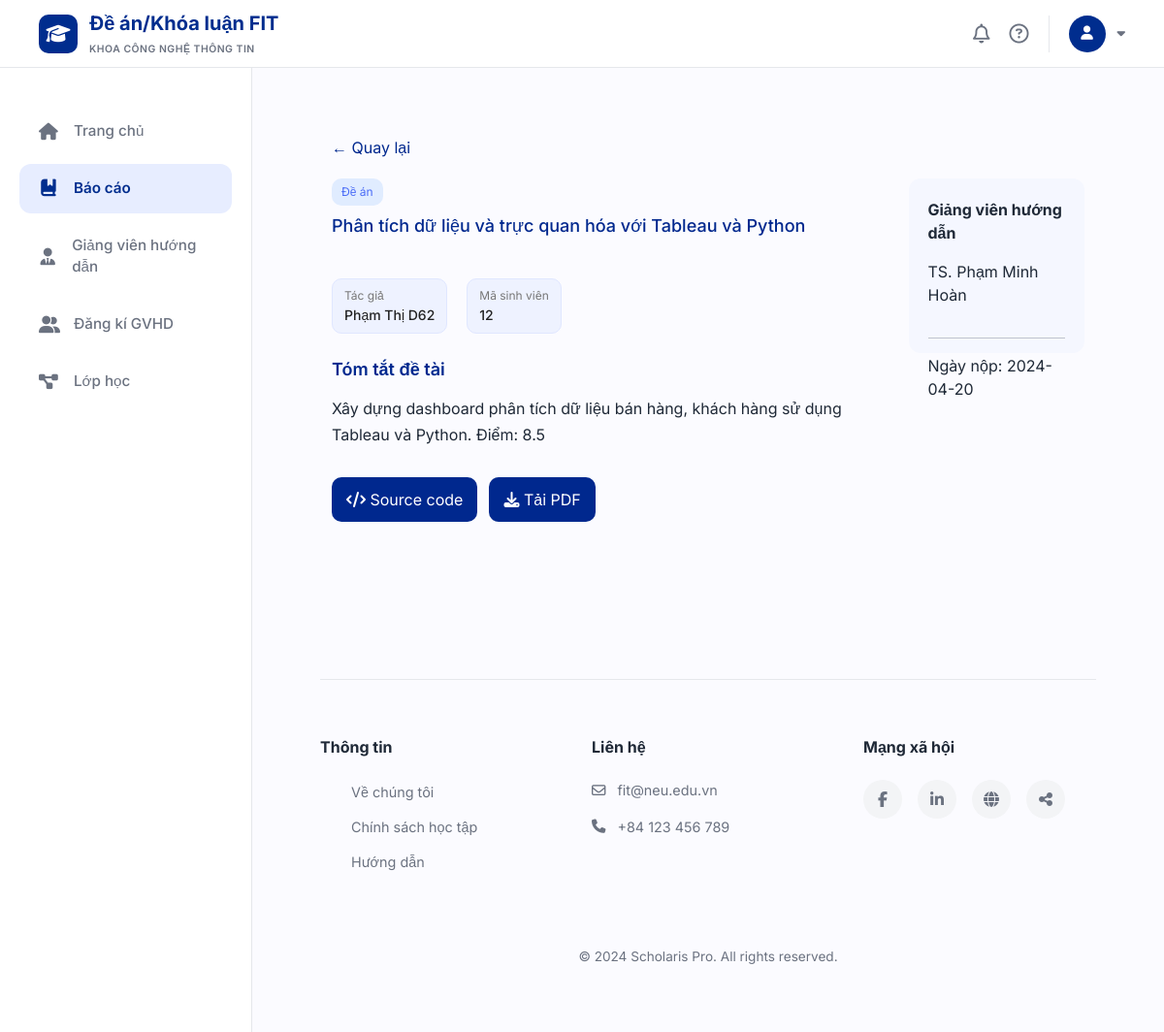
/theses/36, run on the app's committed database.
### tables this page shows
CREATE TABLE course_types (
    id INTEGER PRIMARY KEY AUTOINCREMENT,
    type_name VARCHAR(50) NOT NULL UNIQUE
);

CREATE TABLE topics (
    id INTEGER PRIMARY KEY AUTOINCREMENT,
    student_id INTEGER NOT NULL,
    class_id INTEGER NOT NULL,
    title VARCHAR(500) NOT NULL,
    description TEXT,
    created_at DATETIME DEFAULT CURRENT_TIMESTAMP,
    updated_at DATETIME DEFAULT CURRENT_TIMESTAMP,
    FOREIGN KEY (student_id) REFERENCES students(id),
    FOREIGN KEY (class_id) REFERENCES classes(id)
);

CREATE TABLE users (
    id INTEGER PRIMARY KEY AUTOINCREMENT,
    email VARCHAR(100) NOT NULL UNIQUE,
    password VARCHAR(255) NOT NULL,
    full_name VARCHAR(100) NOT NULL,
    role VARCHAR(20) NOT NULL CHECK (role IN ('student', 'lecturer')),
    phone VARCHAR(20),
    created_at DATETIME DEFAULT CURRENT_TIMESTAMP
);

CREATE TABLE students (
    id INTEGER PRIMARY KEY AUTOINCREMENT,
    user_id INTEGER NOT NULL UNIQUE,
    student_code VARCHAR(20) NOT NULL UNIQUE,
    class_name VARCHAR(50),
    major VARCHAR(100),
    FOREIGN KEY (user_id) REFERENCES users(id) ON DELETE CASCADE
);

CREATE TABLE published_reports (
    id INTEGER PRIMARY KEY AUTOINCREMENT,
    student_id INTEGER NOT NULL,
    class_id INTEGER NOT NULL,
    topic_id INTEGER NOT NULL,
    file_url VARCHAR(500),
    source_code_url VARCHAR(500),
    published_at DATETIME DEFAULT CURRENT_TIMESTAMP,
    FOREIGN KEY (student_id) REFERENCES students(id),
    FOREIGN KEY (class_id) REFERENCES classes(id),
    FOREIGN KEY (topic_id) REFERENCES topics(id)
);

### app/student/thesis/routes.py (the view)
@thesis_bp.route("/theses/<int:topic_id>")
def thesis_detail(topic_id):
    base_template = "student/base.html"
    if session.get('role') == 'lecturer':
        base_template = "lecturer/base.html"
    conn = get_db()
    cursor = conn.cursor()
    sql = """
    SELECT
        topics.id,
        topics.title,
        topics.description,
        classes.class_code,
        courses.course_name,
        course_types.type_name,
        users.full_name AS lecturer_name,

        u2.full_name AS student_name,
        students.id AS student_code,

        published_reports.published_at,
        published_reports.file_url,
        published_reports.source_code_url

    FROM topics

    JOIN classes ON topics.class_id = classes.id
    JOIN courses ON classes.course_id = courses.id
    JOIN course_types ON courses.course_type_id = course_types.id
    JOIN lecturers ON classes.lecturer_id = lecturers.id
    JOIN users ON lecturers.user_id = users.id

    JOIN students ON topics.student_id = students.id
    JOIN users u2 ON students.user_id = u2.id

    LEFT JOIN published_reports
        ON published_reports.topic_id = topics.id

    WHERE topics.id = ?
    """
    thesis = cursor.execute(sql, (topic_id,)).fetchone()
    return render_template(
        "student/thesis_detail.html",
        t=thesis,
        base_template=base_template
    )

### app/database.py (called while the page is built)
def get_db():
    if 'db' not in g:
        g.db = sqlite3.connect(DB_PATH, timeout=30)
        g.db.row_factory = sqlite3.Row
        try:
            g.db.execute("PRAGMA journal_mode=WAL")
            g.db.execute("PRAGMA foreign_keys=ON")
        except sqlite3.OperationalError:
            pass
    return g.db

### templates/student/thesis_detail.html (shortened to what this page needs)
{% extends base_template %}
{% block styles %}
<link rel="stylesheet" href="{{ url_for('static', filename='theses.css') }}">
{% endblock %}
{% block content %}
<div class="container detail-page">
    <a href="/theses-projects" class="back">← Quay lại</a>
    <div class="detail-layout">
        <div class="main">
            <div class="type {{ 'project' if t['type_name']=='Đề án' else 'thesis' }}">
                {{ t["type_name"] }}
            </div>
            <h1 class="title">{{ t["title"] }}</h1>
            <div class="author-row">
                <div class="author-item">
                    <div class="label">Tác giả</div>
                    <div class="value">{{ t["student_name"] }}</div>
                </div>
                <div class="author-item">
                    <div class="label">Mã sinh viên</div>
                    <div class="value">{{ t["student_code"] }}</div>
                </div>
            </div>
            <h3 class="section-title">Tóm tắt đề tài</h3>
            <div class="desc">
                {{ t["description"] or "Không có mô tả" }}
            </div>
            <div class="bottom-actions">
                <a href="{{ t['source_code_url'] or '#' }}" class="btn">
                    <i class="fa-solid fa-code"></i> Source code
                </a>
                <a href="{{ t['file_url'] if t['file_url'] else '#' }}"
   class="btn"
   download="{{ t['file_url'].split('/')[-1] if t['file_url'] else '' }}"
   {% if not t['file_url'] %} onclick="return false;" {% endif %}>
    <i class="fa-solid fa-download"></i> Tải PDF
</a>
            </div>
        </div>
        <div class="side">
            <div class="info-box">
                <p><b>Giảng viên hướng dẫn</b></p>
                <p>{{ t["lecturer_name"] }}</p>
                <hr>
                <p class="date">
                    Ngày nộp: {{ t["published_at"][:10] if t["published_at"] else "Chưa có" }}
                </p>
            </div>
        </div>
    </div>
</div>
{% endblock %}

### static/theses.css (style rules this page uses)
* { margin: 0; padding: 0; box-sizing: border-box; font-family: "Segoe UI", sans-serif; }
body { background: #FBF8FF; padding: 30px; }
.container { max-width: 1100px; margin: auto; }
.type { display: inline-block; width: fit-content; font-size: 11px; padding: 4px 8px; border-radius: 8px; margin-bottom: 8px; }
.title { font-size: 16px; margin-bottom: 6px; color: #222; display: -webkit-box; -webkit-line-clamp: 2; -webkit-box-orient: vertical; overflow: hidden; text-overflow: ellipsis; height: 2.8em; }
.project { background: #e0ecff; color: #4a6cf7; }
.detail-page { max-width: 1000px; }
.detail-layout { display: flex; gap: 40px; }
.main { flex: 3; }
.side { flex: 1; }
.title { font-size: 18px; color: #00288E; margin-bottom: 10px; }
.desc { line-height: 1.7; margin-bottom: 30px; }
.info-box { background: #f5f7ff; padding: 20px; border-radius: 12px; display: flex; flex-direction: column; justify-content: space-between; height: 180px; }
.detail-layout { display: flex; gap: 50px; }
.bottom-actions { display: flex; gap: 12px; }
.btn { padding: 10px 14px; border-radius: 10px; background: #00288E; color: white; text-decoration: none; }
.back { display: inline-block; margin-bottom: 20px; color: #00288E; text-decoration: none; }
.type { display: inline-block; padding: 5px 10px; border-radius: 10px; font-size: 12px; margin-bottom: 10px; }
.author-row { display: flex; gap: 40px; margin: 15px 0 25px; }
.author-row { display: flex; gap: 20px; margin: 15px 0 25px; }
.author-item { display: inline-block; padding: 8px 12px; background: #eef2ff; border: 1px solid #e0e7ff; border-radius: 10px; }
.label { font-size: 12px; color: #777; }
.value { font-size: 14px; font-weight: 500; color: #222; }
.section-title { margin: 20px 0 10px; color: #00288E; font-size: 16px; }
* { box-sizing: border-box; margin: 0; padding: 0; font-family: 'Segoe UI', sans-serif; }
body { background: #f4f6fb; color: #333; }
.section-title { font-size: 18px; font-weight: 600; margin: 26px 0 16px; }

### templates/student/base.html (style rules this page uses)
:root { --primary-color: #002D8E; --primary-light: #E7EDFF; --bg-page: #FBFBFF; --white: #FFFFFF; --text-dark: #1F2937; --text-muted: #6B7280; --border-color: #E5E7EB; --sidebar-width: 260px; --header-height: 70px; --shadow: 0 4px 12px rgba(0, 0, 0, 0.05); --transition: all 0.3s ease; }
* { margin: 0; padding: 0; box-sizing: border-box; font-family: 'Inter', sans-serif; }
body { background-color: var(--bg-page); color: var(--text-dark); min-height: 100vh; display: flex; flex-direction: column; }

### data on the page
course_types: type_name "Đề án"
topics: title "Phân tích dữ liệu và trực quan hóa với Tableau và Python", description "Xây dựng dashboard phân tích dữ liệu bán hàng, khách hàng sử dụng Tableau và Python. Điểm: 8.5"
users: student_name "Phạm Thị D62"
students: student_code "12"
users: lecturer_name "TS. Phạm Minh Hoàn"
published_reports: published_at "2024-04-20"
